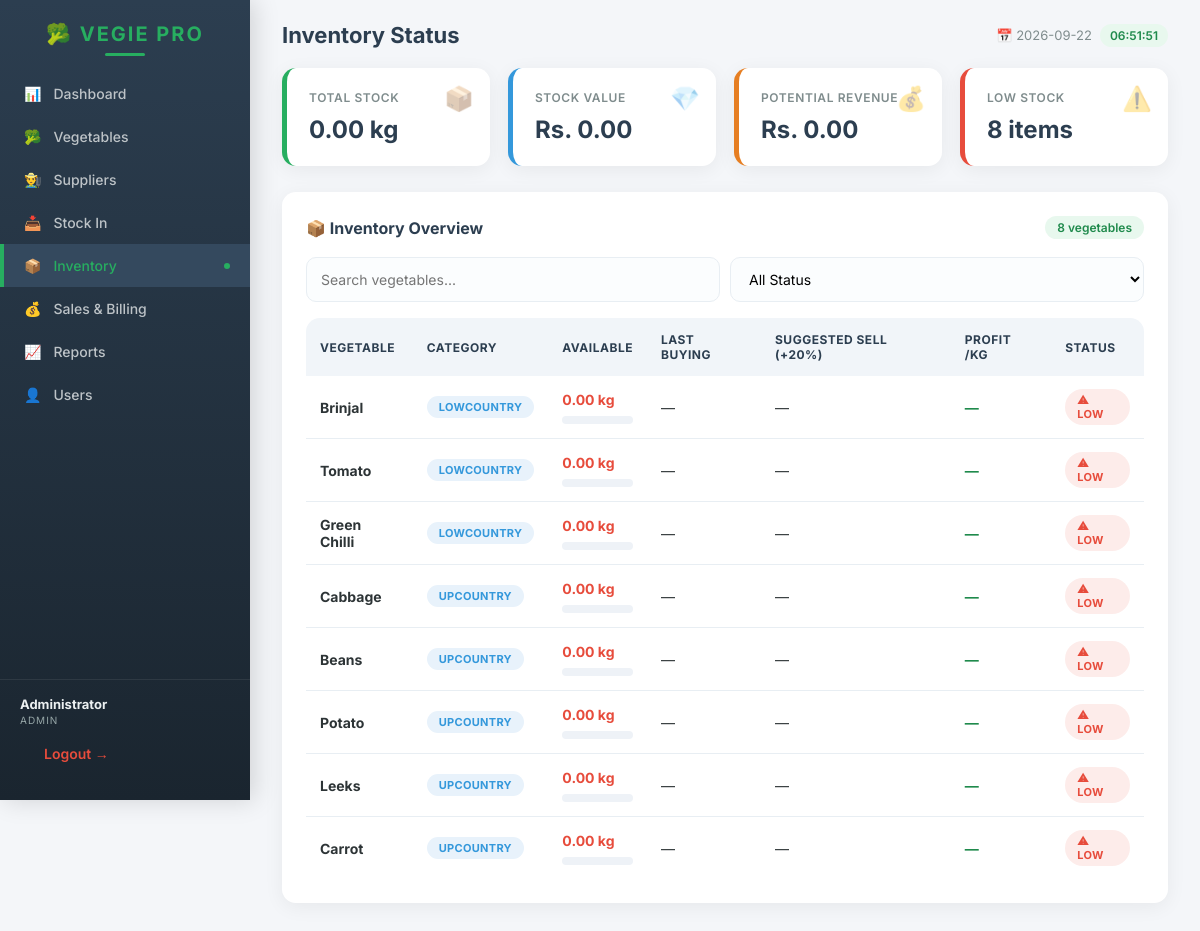
The app's page /inventory.php (signed in) with its own data.
### tables this page shows
CREATE TABLE vegetables (
    id INT AUTO_INCREMENT PRIMARY KEY,
    name VARCHAR(100) NOT NULL UNIQUE,
    category VARCHAR(50),
    unit VARCHAR(10) NOT NULL DEFAULT 'kg',
    reorder_level DECIMAL(10,2) NOT NULL DEFAULT 20,
    created_at TIMESTAMP DEFAULT CURRENT_TIMESTAMP
);

### auth.php (called while the page is built, shortened)
<?php
function currentUser(){ return ['id'=>$_SESSION['user_id']??null,'name'=>$_SESSION['full_name']??'','role'=>$_SESSION['role']??'staff']; }
function e($s){ return htmlspecialchars((string)$s,ENT_QUOTES,'UTF-8'); }
function money($n){ return number_format((float)$n,2); }

### inventory.php (the view, shortened to what this page needs)
<?php
require_once 'auth.php';
$pageTitle = 'Inventory Status';
$list = $conn->query("SELECT v.id,v.name,v.category,v.unit,v.reorder_level,
        COALESCE(SUM(s.remaining_kg),0) qty,
        (SELECT buying_price FROM stock WHERE veg_id=v.id ORDER BY date_added DESC,id DESC LIMIT 1) last_buy
        FROM vegetables v LEFT JOIN stock s ON s.veg_id=v.id
        GROUP BY v.id ORDER BY qty ASC");
$totalValue = (float)$conn->query("SELECT COALESCE(SUM(remaining_kg*buying_price),0) v FROM stock")->fetch_assoc()['v'];
$totalKg = (float)$conn->query("SELECT COALESCE(SUM(remaining_kg),0) v FROM stock")->fetch_assoc()['v'];
$potentialRevenue = 0;
$rows = []; while($r=$list->fetch_assoc()) { $r['suggested'] = $r['last_buy']*1.2; $potentialRevenue += $r['qty']*$r['suggested']; $rows[]=$r; }
$lowCount = count(array_filter($rows, fn($r) => $r['qty'] <= $r['reorder_level']));
include 'header.php';
?>
<div class="cards">
    <div class="card border-green animate-bounce delay-1">
        <div class="icon-badge">📦</div>
        <h4>Total Stock</h4>
        <h2 data-counter data-target="<?= $totalKg ?>" data-decimals="2" data-suffix=" kg">0</h2>
    </div>
    <div class="card border-blue animate-bounce delay-2">
        <div class="icon-badge">💎</div>
        <h4>Stock Value</h4>
        <h2 data-counter data-target="<?= $totalValue ?>" data-decimals="2" data-prefix="Rs. ">0</h2>
    </div>
    <div class="card border-orange animate-bounce delay-3">
        <div class="icon-badge">💰</div>
        <h4>Potential Revenue</h4>
        <h2 data-counter data-target="<?= $potentialRevenue ?>" data-decimals="2" data-prefix="Rs. ">0</h2>
    </div>
    <div class="card border-red animate-bounce delay-4">
        <div class="icon-badge">⚠️</div>
        <h4>Low Stock</h4>
        <h2 data-counter data-target="<?= $lowCount ?>" data-suffix=" items">0</h2>
    </div>
</div>
<div class="panel animate-up">
    <h3>📦 Inventory Overview <span class="badge-count"><?= count($rows) ?> vegetables</span></h3>
    <div class="filter-bar">
        <input type="text" id="invSearch" data-search="invTable" placeholder="Search vegetables...">
        <select id="invStatus">
            <option value="">All Status</option>
        </select>
    </div>
    <div class="table-wrap">
    <table id="invTable" data-sortable>
        <thead>
            <tr>
                <th>Vegetable</th><th>Category</th>
                <th>Available</th><th>Last Buying</th>
                <th>Suggested Sell (+20%)</th><th>Profit /kg</th><th>Status</th>
            </tr>
        </thead>
        <tbody>
        <?php foreach ($rows as $r):
            $low = $r['qty'] <= $r['reorder_level'];
            $profit = $r['last_buy'] ? ($r['suggested'] - $r['last_buy']) : 0;
        ?>
            <tr data-status="<?= $low ? 'low' : 'ok' ?>">
                <td><b><?= e($r['name']) ?></b></td>
                <td><span class="badge badge-blue"><?= e($r['category'] ?: 'N/A') ?></span></td>
                <td>
                    <b class="<?= $low ? 'danger' : 'ok' ?>"><?= money($r['qty']) ?> <?= e($r['unit']) ?></b>
                    <div class="progress">
                    </div>
                </td>
                <td><?= $r['last_buy'] ? 'Rs. '.money($r['last_buy']) : '—' ?></td>
                <td><?= $r['suggested'] ? '<b>Rs. '.money($r['suggested']).'</b>' : '—' ?></td>
                <td class="ok"><?= $profit ? 'Rs. '.money($profit) : '—' ?></td>
                <td>
                    <?php if ($low): ?>
                        <span class="badge badge-red badge-pulse">⚠ Low</span>
                    <?php else: ?>
                        <span class="badge badge-green">✓ OK</span>
                    <?php endif; ?>
                </td>
            </tr>
        <?php endforeach; ?>
        </tbody>
    </table>
    </div>
</div>
<?php include 'footer.php'; ?>

### header.php (shortened to what this page needs)
<?php
require_once __DIR__.'/auth.php';
$u = currentUser();
$current = basename($_SERVER['PHP_SELF']);
$nav = [
    'index.php'      => ['📊','Dashboard'],
    'vegetables.php' => ['🥦','Vegetables'],
    'suppliers.php'  => ['👨‍🌾','Suppliers'],
    'stock_in.php'   => ['📥','Stock In'],
    'inventory.php'  => ['📦','Inventory'],
    'sales.php'      => ['💰','Sales & Billing'],
    'reports.php'    => ['📈','Reports'],
];
if (isAdmin()) $nav['users.php'] = ['👤','Users'];
?>
<!DOCTYPE html>
<html lang="si">
<head>
<link rel="stylesheet" href="style.css">
</head>
<body>
<div class="sidebar">
    <h2>🥦 VEGIE PRO</h2>
    <nav>
        <?php $i=1; foreach ($nav as $file => $info): ?>
            <a href="<?= e($file) ?>" class="animate-left delay-<?= min($i,10) ?> <?= $current === $file ? 'active' : '' ?>">
                <span><?= $info[0] ?></span> <?= e($info[1]) ?>
            </a>
        <?php $i++; endforeach; ?>
    </nav>
    <div class="sidebar-foot animate-up delay-5">
        <div class="who">
            <strong><?= e($u['name']) ?></strong>
            <small><?= e($u['role']) ?></small>
        </div>
        <a class="logout" href="logout.php">Logout →</a>
    </div>
</div>
<div class="main-wrap">
    <div class="topbar">
        <h1><?= e($pageTitle ?? 'Dashboard') ?></h1>
        <span class="date">
            📅 <?= date('Y-m-d') ?>
            <span class="live-clock">--:--:--</span>
        </span>
    </div>
    <div class="main-content">

### footer.php (shortened to what this page needs)
    </div>
</div>
</body>
</html>

### records on screen
vegetables: name "Brinjal", category "LOWCOUNTRY", qty "0.00", unit "kg", reorder_level "⚠ LOW"
vegetables: name "Tomato", category "LOWCOUNTRY", qty "0.00", unit "kg", reorder_level "⚠ LOW"
vegetables: name "Green Chilli", category "LOWCOUNTRY", qty "0.00", unit "kg", reorder_level "⚠ LOW"
vegetables: name "Cabbage", category "UPCOUNTRY", qty "0.00", unit "kg", reorder_level "⚠ LOW"
vegetables: name "Beans", category "UPCOUNTRY", qty "0.00", unit "kg", reorder_level "⚠ LOW"
vegetables: name "Potato", category "UPCOUNTRY", qty "0.00", unit "kg", reorder_level "⚠ LOW"
vegetables: name "Leeks", category "UPCOUNTRY", qty "0.00", unit "kg", reorder_level "⚠ LOW"
vegetables: name "Carrot", category "UPCOUNTRY", qty "0.00", unit "kg", reorder_level "⚠ LOW"

### other values on screen
$info[0] "📊"
$info[1] "Dashboard"
$info[0] "🥦"
$info[1] "Vegetables"
$info[0] "👨‍🌾"
$info[1] "Suppliers"
$info[0] "📥"
$info[1] "Stock In"
$info[0] "📦"
$info[1] "Inventory"
$info[0] "💰"
$info[1] "Sales & Billing"
$info[0] "📈"
$info[1] "Reports"
$info[0] "👤"
